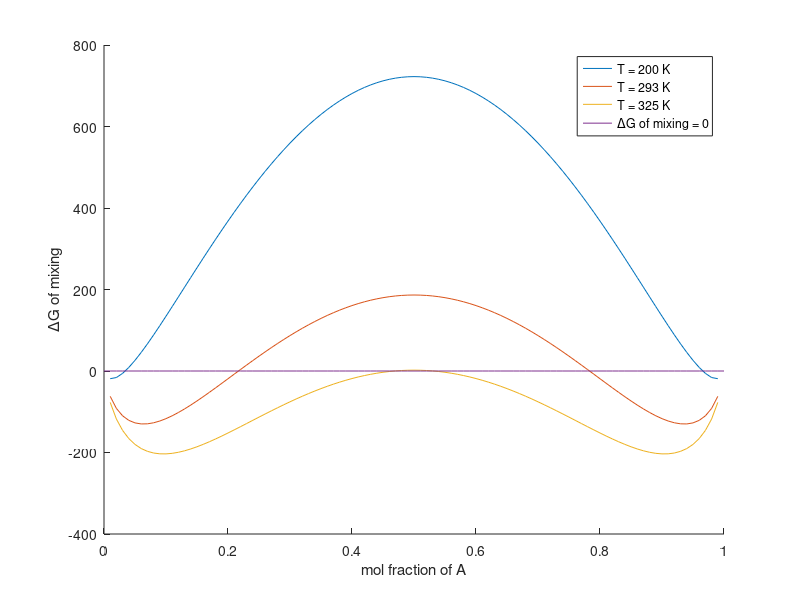

This chart was generated by the following MATLAB code:
chiB = @(chiA) 1-chiA;
omega = 7500;
R = 8.314;
deltaGOfMixing = @(chiA,chiB,T) omega.*chiA.*chiB + T.*R.*(chiA.*log(chiA) + chiB.*log(chiB));
chiA_vector = [0:0.01:1];

deltaGOfMixing_200 = deltaGOfMixing(chiA_vector,chiB(chiA_vector),200);
deltaGOfMixing_293 = deltaGOfMixing(chiA_vector,chiB(chiA_vector),293);
deltaGOfMixing_325 = deltaGOfMixing(chiA_vector,chiB(chiA_vector),325);

hold on
plot(chiA_vector,deltaGOfMixing_200,chiA_vector,deltaGOfMixing_293,chiA_vector,deltaGOfMixing_325)
plot(chiA_vector,zeros(1,101))
legend("T = 200 K","T = 293 K","T = 325 K","ΔG of mixing = 0")
xlabel("mol fraction of A")
ylabel("ΔG of mixing")